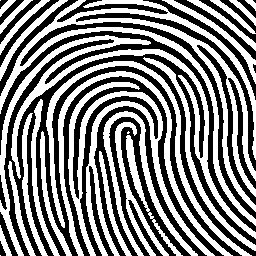
#> input picture synthetic_im_3.jpeg, 256 x 256 px, found by its file name
$ python new_jpeg_compression.py
#> lines starting #> are read from the running program, lines starting #| are printed output that depends on the picture; long printed decimals are rounded
import numpy as np
import cv2, math
import collections as cl
from matplotlib import pyplot as plt

# Method for converting an img to 8-bit values
def to_8bits_values(img):
    img_within_range = np.round(((img - np.min(img))*255)/(np.max(img) - np.min(img)))
    return img_within_range

# Method for calculating the entropi of an image
def calculate_entropi(img):

    freq = cl.Counter(img.ravel())
    G = len(freq)
    h = np.zeros(G)
    p = np.zeros(G)

    index = 0
    for val in freq.values():
        h[index] = val
        index += 1

    for i in range(G):
        p[i] = h[i] / len(img.ravel())

    entropi = 0
    for i in range(G):
        if p[i] > 0:
            entropi += p[i] * math.log2(1/p[i])

    return entropi


# [16 lines left out: function img_equals, not called in this run]

def dct_2d(img):
        M, N = np.shape(img)
        dct_result = np.zeros((M, N))
        pi = math.pi

        for u in range(M-1):
            for v in range(N-1):
                if u == 0:
                    alpha_u = math.sqrt(1/M)
                else:
                    alpha_u = math.sqrt(2/M)
                if v == 0:
                    alpha_v = math.sqrt(1/M)
                else:
                    alpha_v = math.sqrt(2/M)

                sum = 0
                for x in range(M-1):
                    for y in range(N-1):
                        cos_x = math.cos((2*x+1)*u*pi/(2*M))
                        cos_y = math.cos((2*y+1)*v*pi/(2*N))

                        temp_sum = img[x,y]*cos_x*cos_y

                        sum += temp_sum

                dct_result[u,v] = alpha_u* alpha_v * sum
        return dct_result

def jpeg_compression(image, q, Q):
    block_size = 8
    M,N = image.shape
    image -= 128

    compressed_image = np.zeros((M,N))

    Q = q*Q

    for x in range(0, M, block_size):
        for y in range(0, N, block_size):
            # F = np.zeros((block_size, block_size))

            f = image[x:x + block_size, y:y + block_size]

            dct = dct_2d(f)

            for u in range(dct.shape[0]):
                for v in range(dct.shape[1]):
                    compressed_image[x+u, y+v] = np.round(dct[u,v]/Q[u,v])

    b = 8

    c = calculate_entropi(compressed_image)

    print("New entropi: %f" % c)
    print("Compression rate: %f" % (b/c))
    print("Percentage removed: %f" % (100*(1-c/b)))

    return compressed_image

# [53 lines left out: functions inverse_dct_2d, jpeg_decompress, not called in this run]

if __name__ == "__main__":

    Q = np.array(
        [[16, 11, 10, 16, 24, 40, 51, 61],
        [12, 12, 14, 19, 26, 58, 60, 55],
        [14, 13, 16, 24, 40, 57, 69, 56],
        [14, 17, 22, 29, 51, 87, 80, 62],
        [18, 22, 37, 56, 68, 109, 103, 77],
        [24, 35, 55, 64, 81, 104, 113, 92],
        [49, 64, 78, 87, 103, 121, 120, 101],
        [72, 92, 95, 98, 112, 100, 103, 99]]
        )


    image_path = "/Users/marynavek/Projects/ImageProcessing/synthetic_im_3.jpeg"

    image = cv2.imread(image_path, 0)
#> image is the input picture: shape (256, 256); min 0, max 255, mean 128.8
    image = cv2.resize(image, (128,128))
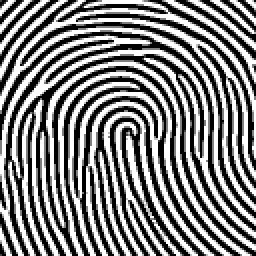
#> image: shape (128, 128) (shown 2 times larger); min 0, max 255, mean 129

    plt.imshow(image, cmap='gray')
    plt.show()

    q = 1
    compressed_image = jpeg_compression(image, q, Q)
#> in jpeg_compression, `image -= 128`:
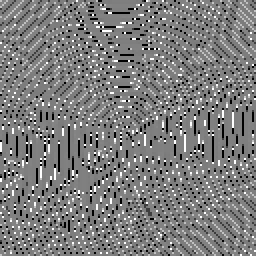
#> image: shape (128, 128) (shown 2 times larger); min 0, max 255, mean 124.9
#> after the loop in jpeg_compression, `for x in range(0, M, block_size):`:
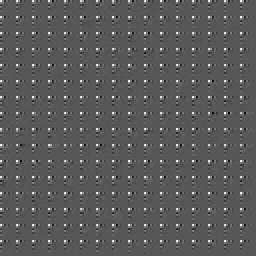
#> compressed_image: shape (128, 128) float64 (shown 2 times larger); min -29, max 56, mean 0.9; drawn with min black and max white
#> the loop in calculate_entropi, `for val in freq.values():` made 73 passes
#> val on passes 1, 2, 3, 4, 5, 6, 7, 8, 10, 11, 12, 13: 48, 62, 49, 93, 168, 328, 1779, 8400, 159, 549, 78, 96
#| New entropi: 3.052
#| Compression rate: 2.621
#| Percentage removed: 61.853

    decompressed_image = jpeg_compression(compressed_image, q, Q)
#> call 2 of jpeg_compression, with q = 1, Q = array of shape (8, 8)
#> after the loop in jpeg_compression (call 2), `for x in range(0, M, block_size):`:
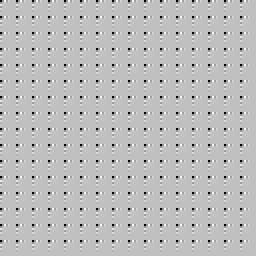
#> compressed_image: shape (128, 128) float64 (shown 2 times larger); min -49, max 16, mean -0.732; drawn with min black and max white
#> the loop in calculate_entropi (call 2), `for val in freq.values():` made 26 passes
#> val on passes 1 to 12: 80, 248, 203, 233, 256, 294, 1376, 10219, 176, 53, 249, 1003
#| New entropi: 2.379
#| Compression rate: 3.363
#| Percentage removed: 70.268
    plt.imshow(decompressed_image, cmap='gray')
    plt.show()

    cv2.imwrite('processed_img.jpeg', to_8bits_values(decompressed_image))

$ run again, with circle_2_shape.png saved as synthetic_im_3.jpeg
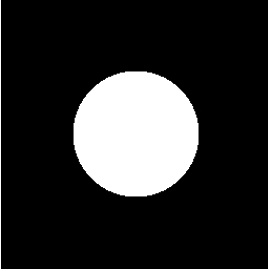
#> input picture circle_2_shape.png, 268 x 271 px, found by its file name
#> image is the input picture: shape (271, 268); min 0, max 255, mean 46.5
#> in jpeg_compression, `image -= 128`:
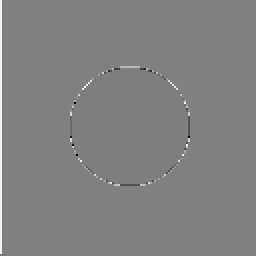
#> image: shape (128, 128) (shown 2 times larger); min 1, max 252, mean 128.8
#> after the loop in jpeg_compression, `for x in range(0, M, block_size):`:
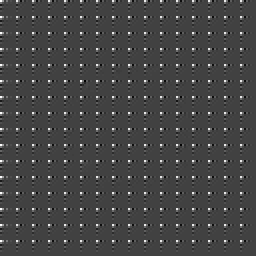
#> compressed_image: shape (128, 128) float64 (shown 2 times larger); min -19, max 55, mean 1.1; drawn with min black and max white
#> the loop in calculate_entropi, `for val in freq.values():` made 45 passes
#> val on passes 1 to 8: 16, 16, 1490, 22, 9779, 261, 225, 225
#| New entropi: 2.502
#| Compression rate: 3.198
#| Percentage removed: 68.730
#> the loop in calculate_entropi (call 2), `for val in freq.values():` made 23 passes
#> val on passes 1 to 8: 27, 256, 256, 271, 256, 256, 1268, 10254
#| New entropi: 2.329
#| Compression rate: 3.435
#| Percentage removed: 70.892
